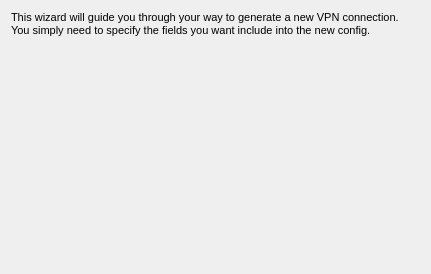
<?xml version="1.0" encoding="UTF-8"?>
<ui version="4.0">
 <class>CStartPage</class>
 <widget class="QWizardPage" name="CStartPage">
  <property name="windowModality">
   <enum>Qt::NonModal</enum>
  </property>
  <property name="geometry">
   <rect>
    <x>0</x>
    <y>0</y>
    <width>431</width>
    <height>274</height>
   </rect>
  </property>
  <property name="windowTitle">
   <string>WizardPage</string>
  </property>
  <property name="styleSheet">
   <string notr="true">font-size: 8pt;</string>
  </property>
  <property name="title">
   <string>Config Wizard</string>
  </property>
  <property name="subTitle">
   <string>Create a new OpenVPN configuration</string>
  </property>
  <layout class="QGridLayout" name="gridLayout">
   <item row="0" column="0">
    <layout class="QVBoxLayout" name="verticalLayout">
     <item>
      <widget class="QLabel" name="plainTextEdit">
       <property name="text">
        <string>This wizard will guide you through your way to generate a new VPN connection. You simply need to specify the fields you want include into the new config.</string>
       </property>
       <property name="wordWrap">
        <bool>true</bool>
       </property>
      </widget>
     </item>
     <item>
      <spacer name="verticalSpacer">
       <property name="orientation">
        <enum>Qt::Vertical</enum>
       </property>
       <property name="sizeHint" stdset="0">
        <size>
         <width>20</width>
         <height>40</height>
        </size>
       </property>
      </spacer>
     </item>
    </layout>
   </item>
  </layout>
 </widget>
 <resources>
  <include location="../../res.qrc"/>
  <include location="../../res.qrc"/>
 </resources>
 <connections/>
</ui>
